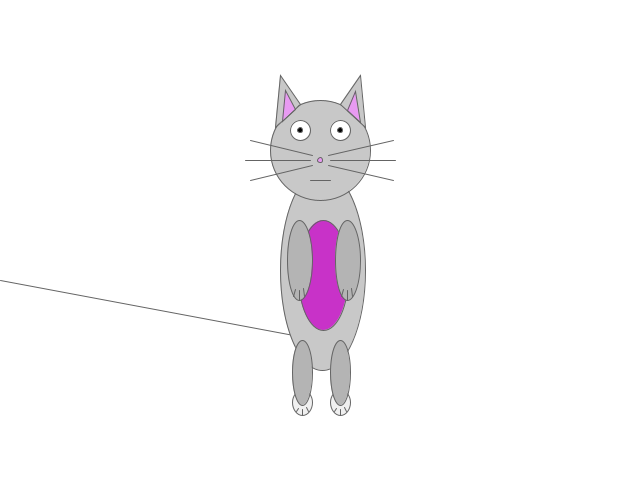
Frame 1 (no input)
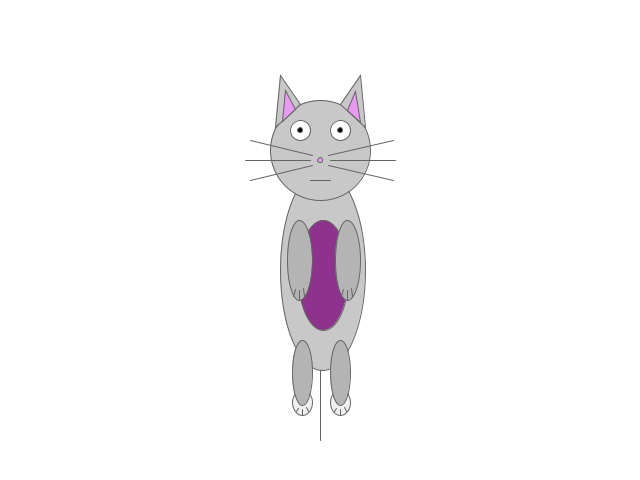
Frame 60 (the mouse pressed at the canvas centre just before this capture)
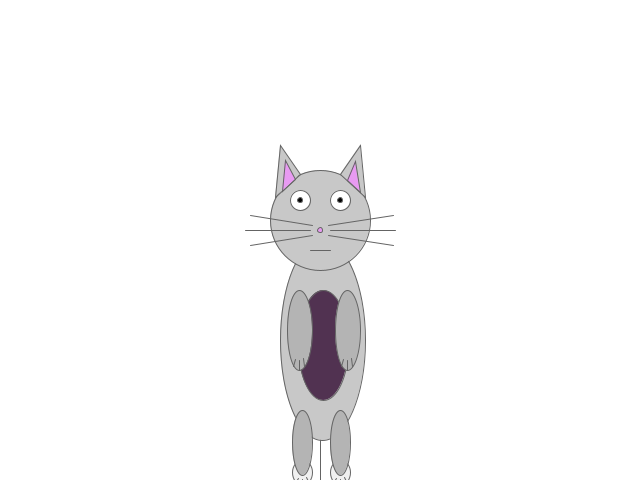
Frame 120 (the mouse held since frame 60 and released just before this capture)

The Processing sketch that drew these frames (run headless with seeded random() and noise(); from frame 60 on, the mouse is pressed at the canvas centre):

// Processing sketch: processing_120667
// ── processing_120667.pde

float blink = 1; //Create the blink variable
float red=200; // Create a variable for the colour red
float blue=200;// Creat a variable for the colour blue 


//Setting up the size of the project and setting smooth animation
void setup(){
size(640,480);
smooth();
frameRate(30);


// Start our cat in the middle
mouseX = width/2;
mouseY = height/3;
}


//Setting up code that constantly refreshes
void draw(){
background(255); //Setting the background to white

stroke (100); //Setting the outline colour to dark grey
fill(200); //Setting the inside colour to light grey

// Setting the boundaries 
if ( (mouseY-85) <= height*0) {
  mouseY=85; }

if ( (mouseY+250) >= height) {
  mouseY=230; }
  
if ( (mouseX-75) < width*0) {
  mouseX=75; }
  
if ( (mouseX+75) > width) {
  mouseX=565; }


line(mouseX,mouseY+180,pmouseX,pmouseY+280); //Drawning the moving tail


ellipseMode (CORNER); //Setting the ellipse mode to Corner
ellipse (mouseX-40,mouseY+10,85,200); //Drawing the main body

fill(red,50,blue); //Setting the fill colour to the values or our red and blue intergers 

if(mouseX > width/2) { // If the mouse is on the right hand of the screen it increases the red value 
  red = red+1;
} else { 
  red = red-1;
}
if(mouseY > height/2) { // If the mouse is on the left hand of the screen it increases the blue value
  blue = blue+1;
} else { 
  blue = blue-1;
}

red = constrain(red,0,255); // Making sure our values doesn't exceed 255 or go under 0
blue = constrain(blue,0,255);

ellipse (mouseX-22,mouseY+60,50,110); //Drawing the belly

fill(200);  //Setting the fill to grey
ellipseMode (CENTER); //Setting the circle coordonites to be drawn out from a center location
ellipse (mouseX,mouseY-10,100,100); //Drawing the head of the cat
triangle (mouseX-20,mouseY-56,mouseX-40,mouseY-85,mouseX-45,mouseY-33); //Drawing the left outter ear
triangle (mouseX+20,mouseY-56,mouseX+40,mouseY-85,mouseX+45,mouseY-33); //Drawing the right outter ear

fill (232,154,242); // Coloured the inner ear pink
triangle (mouseX-25,mouseY-51,mouseX-35,mouseY-70,mouseX-38,mouseY-39); //Drawing the left inner ear
triangle (mouseX+27,mouseY-50,mouseX+35,mouseY-69,mouseX+40,mouseY-38); //Drawing the right innear ear



// Making the eyes blink
if (blink < 200) { // State 1, open eyes
  fill (255);// Coloured the eyes white
  ellipse (mouseX-20,mouseY-30,20,20); // Drawing first eye
  ellipse (mouseX+20,mouseY-30,20,20); // Drawing second eye
 
  fill (0); // Coloured eyes black
  ellipse (mouseX-20,mouseY-30,5,5); // Inside left eye
  ellipse (mouseX+20,mouseY-30,5,5); // Inside right eye
  blink = (blink + 1); } // Add 1 to blink

  else if (blink >= 200 && blink <= 205) { // State 2, change the eyes to lines for a short blink
  line (mouseX-30,mouseY-30, mouseX-10, mouseY-30);
  line (mouseX+10,mouseY-30, mouseX+30, mouseY-30);
  blink = (blink + 1); // Add 1 to blink
  }
  
  else  { // Reset blink to a random number between 1-200 to make the blinking natural
  blink = random(1,200);
}


fill (232,154,242); // Coloured the nose pink
ellipse (mouseX,mouseY,5,5); // Drawing cats nose

line (mouseX-10,mouseY+20,mouseX+10,mouseY+20); // Drawing mouth

//When any key is pressed tongue sticks out
if(keyPressed == true) {
  triangle(mouseX-5,mouseY+20,mouseX+5,mouseY+20,mouseX,mouseY+30);
}  


// When mouse is pressed the whiskers will move
if (mousePressed){
  line (mouseX-10,mouseY,mouseX-75,mouseY); // Draw left center whisker 
  line (mouseX-8,mouseY-5,mouseX-70,mouseY-15); // Draw upper left whisker 
  line (mouseX-8,mouseY+5,mouseX-70,mouseY+15); // Draw lower left whisker

  line (mouseX+10,mouseY,mouseX+75,mouseY); // Draw right center whisker
  line (mouseX+8,mouseY-5,mouseX+73,mouseY-15); // Draw upper right whisker 
  line (mouseX+8,mouseY+5,mouseX+73,mouseY+15);// Draw lower right whisker 
}

else
{
  line (mouseX-10,mouseY,mouseX-75,mouseY); // Draw left center whisker 
  line (mouseX-8,mouseY-5,mouseX-70,mouseY-20); // Draw upper left whisker 
  line (mouseX-8,mouseY+5,mouseX-70,mouseY+20); // Draw lower left whisker

  line (mouseX+10,mouseY,mouseX+75,mouseY); // Draw right center whisker
  line (mouseX+8,mouseY-5,mouseX+73,mouseY-20); // Draw upper right whisker 
  line (mouseX+8,mouseY+5,mouseX+73,mouseY+20);// Draw lower right whisker 
}


fill(180); //Set colour to dark grey
ellipseMode (CORNER); //Setting the eliipse mode to Corner
ellipse (mouseX-33,mouseY+60,25,80); //Drawing the left arm
ellipse (mouseX+15,mouseY+60,25,80); //Drawing the right arm

line (mouseX-21,mouseY+130,mouseX-21,mouseY+140); //Drawing the left middle claw
line (mouseX-25,mouseY+129,mouseX-27,mouseY+136); //Drawing the left left claw
line (mouseX-17,mouseY+128,mouseX-16,mouseY+136); //Drawing the left right claw

line (mouseX+27,mouseY+130,mouseX+27,mouseY+140); //Drawing the right middle claw
line (mouseX+23,mouseY+129,mouseX+21,mouseY+136); //Drawing the right left claw
line (mouseX+31,mouseY+128,mouseX+32,mouseY+136); //Drawing the right right claw

fill (240); // Changing fill colour to light grey 
ellipse (mouseX-28,mouseY+230,20,25); // Drawing left foot
ellipse (mouseX+10,mouseY+230,20,25); // Drawing right foot

fill (180); // Changing fill colour to dark grey
ellipse (mouseX-28,mouseY+180,20,65); // Drawing the left leg
ellipse (mouseX+10,mouseY+180,20,65); // Drawing the right leg

line (mouseX-18,mouseY+249,mouseX-18,mouseY+255);// Drawing the left middle foot claw
line (mouseX-22,mouseY+248,mouseX-24,mouseY+251);// Drawing the left left foot claw
line (mouseX-14,mouseY+247,mouseX-12,mouseY+251); // Drawing the left right foot claw


line (mouseX+20,mouseY+249,mouseX+20,mouseY+255);// Drawing the right middle foot claw
line (mouseX+16,mouseY+248,mouseX+14,mouseY+251); // Drawing the right left foot claw
line (mouseX+24,mouseY+247,mouseX+26,mouseY+251); // Drawing the right right foot claw


}
